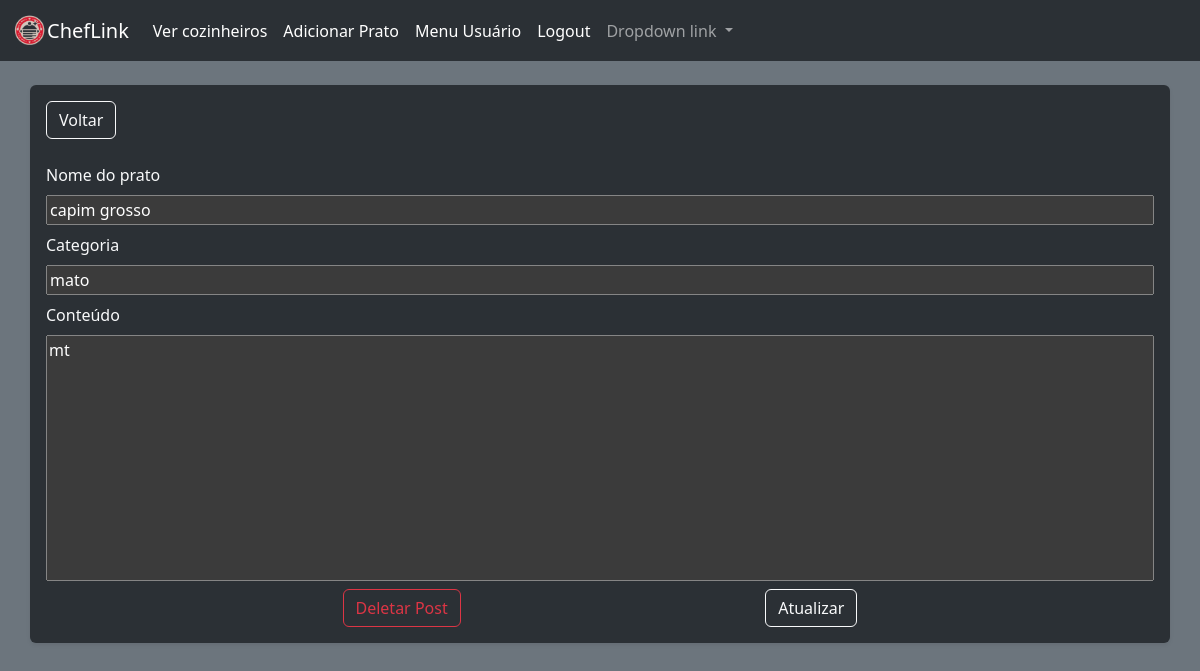
/post/edit/1 (signed in), run on an earlier commit of the app's database.
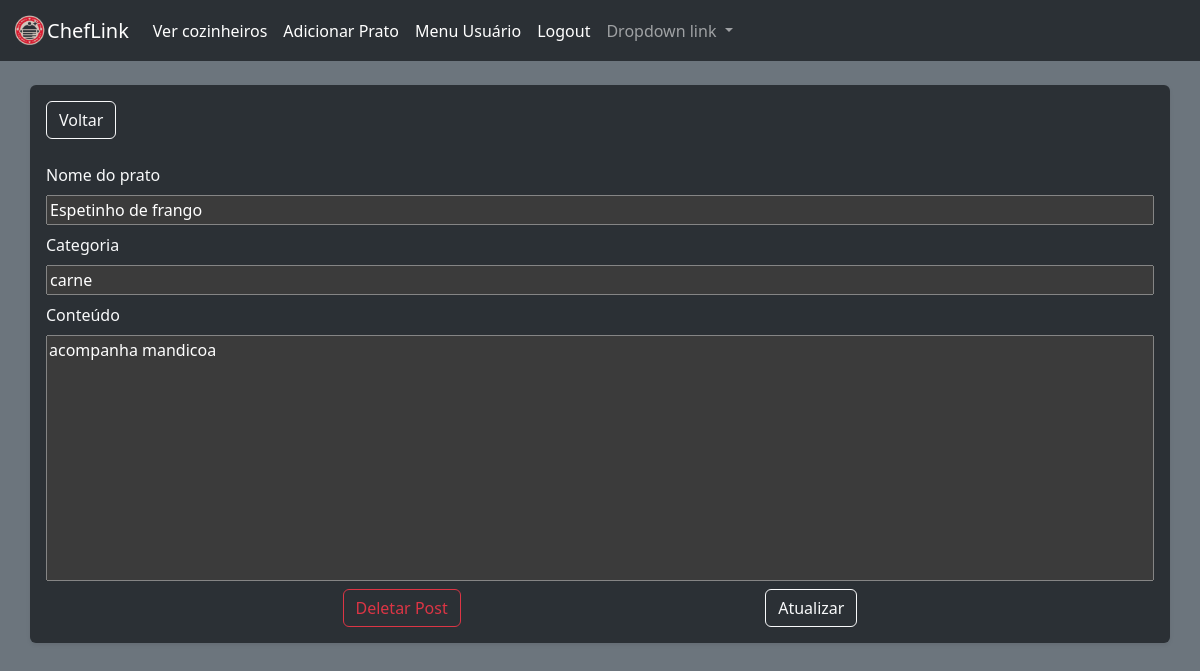
And on a later commit of the database.
### models.py (models this page shows)
class UserPostModel(db.Model):
    __tablename__ = "userpostmodel"
    id = mapped_column(Integer,autoincrement=True,primary_key=True)
    title = mapped_column(String(30),nullable=False)
    user_id = mapped_column(Integer, ForeignKey('usermodel.id'))
    slug = mapped_column(String(30),nullable=False)
    content = mapped_column(Text,nullable=False)
    date_posted = mapped_column(DateTime,default=datetime.utcnow())

### routes.py (the view)
@app.route('/post/edit/<int:id>',methods=['POST','GET'])
@login_required
def alter_post(id):
    form = UserPostForm()
    post = UserPostModel.query.get_or_404(id)
    if post.poster.id == current_user.id:
        if form.validate_on_submit():
            post.title = form.title.data
            post.slug = form.slug.data
            post.content = form.content.data
            form = UserPostForm(formdata=None)
            db.session.commit()
            flash('Post Alterado!')
            return redirect(url_for('index'))
        else:
            form.title.data = post.title
            form.slug.data = post.slug
            form.content.data = post.content
            return render_template('alter_post.html',form=form, post=post)
    else:
        flash('Você não pode alterar esse prato!')
        return redirect(url_for('index'))

### forms.py
class UserPostForm(FlaskForm):
    title = StringField(label="Nome do prato",validators=[DataRequired(),length(min=2,max=30)])
    slug =  StringField(label="Categoria",validators=[DataRequired(),length(min=2,max=30)])
    content = TextAreaField(label="Conteúdo", validators=[DataRequired(), length(min=1)])
    submit = SubmitField()

### routes.py (called while the page is built)
@login_manager.user_loader
def load_user(user_id):
    return UserModel.query.get_or_404(user_id)

### templates/alter_post.html (shortened to what this page needs)
{%extends "base.html"%}
{%block body%}
    <br>
<form action="{{url_for('alter_post',id=post.id)}}" method="post" class="container shadow-sm p-3 mb-5 bg-body-tertiary rounded" data-bs-theme="dark">
    <div class="d-grid gap-2 d-md-block d-md-flex justify-content-start">
        <a href="{{url_for('index')}}" class="btn btn-outline-light">Voltar</a>
    </div>
    <br>
    <fieldset class="d-flex flex-column gap-2">
        {{form.title.label(class="text-light")}}
        {{form.title()}}
        {{form.slug.label(class="text-light")}}
        {{form.slug()}}
        {{form.content.label(class="text-light")}}
        {{form.content(rows="10", style="resize: none;")}}
        <div class="d-grid gap-2 d-md-block d-md-flex justify-content-evenly">
            <a href="{{url_for('delete_post',id=post.id)}}" class="btn btn-outline-danger">Deletar Post</a>
            {{form.submit(value="Atualizar", class="btn btn-outline-light")}}
        </div>
    </fieldset>
</form>
{%endblock%}

What changed in the data, as far as the page shows it:
changed UserPostModel: title "capim grosso" → "Espetinho de frango"; slug "mato" → "carne"; content "mt" → "acompanha mandicoa"
